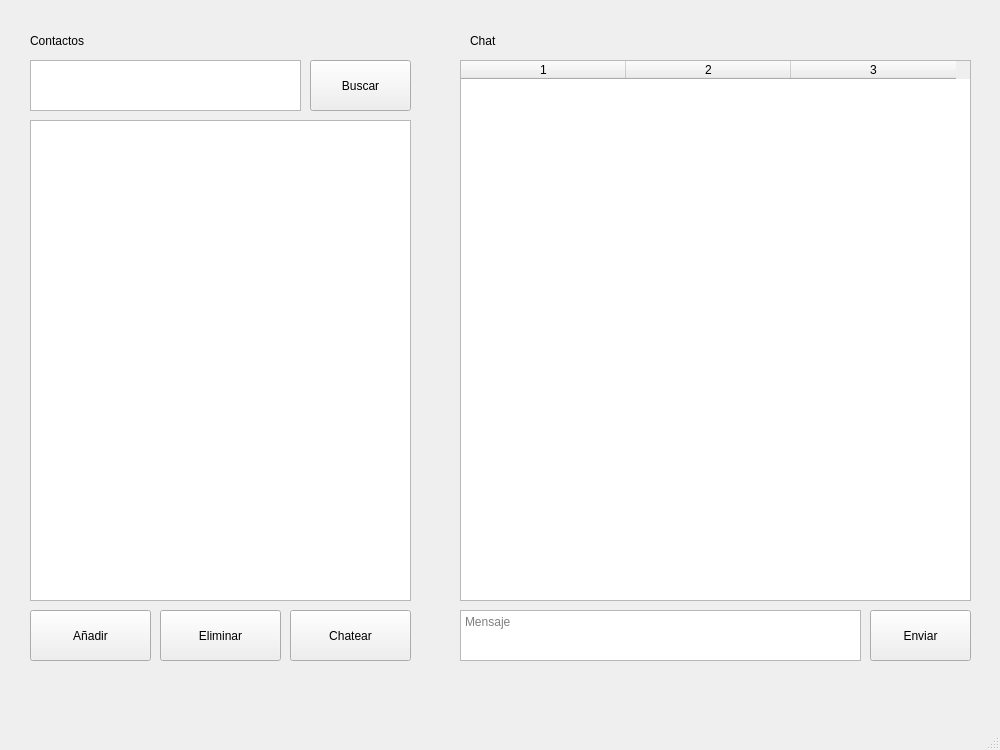
<?xml version="1.0" encoding="UTF-8"?>
<ui version="4.0">
 <class>MainWindow</class>
 <widget class="QMainWindow" name="MainWindow">
  <property name="geometry">
   <rect>
    <x>0</x>
    <y>0</y>
    <width>1000</width>
    <height>750</height>
   </rect>
  </property>
  <property name="windowTitle">
   <string>Deusto Messenger</string>
  </property>
  <widget class="QWidget" name="centralwidget">
   <widget class="QStackedWidget" name="stackedWidget">
    <property name="geometry">
     <rect>
      <x>0</x>
      <y>0</y>
      <width>1000</width>
      <height>721</height>
     </rect>
    </property>
    <property name="currentIndex">
     <number>1</number>
    </property>
    <widget class="QWidget" name="page_2">
     <widget class="QLabel" name="labelNombreUsuario">
      <property name="geometry">
       <rect>
        <x>370</x>
        <y>210</y>
        <width>201</width>
        <height>41</height>
       </rect>
      </property>
      <property name="text">
       <string>Nombre de Usuario</string>
      </property>
     </widget>
     <widget class="QLabel" name="labelContrasea">
      <property name="geometry">
       <rect>
        <x>370</x>
        <y>300</y>
        <width>161</width>
        <height>31</height>
       </rect>
      </property>
      <property name="text">
       <string>Contraseña</string>
      </property>
     </widget>
     <widget class="QLineEdit" name="lineEditContrasea">
      <property name="geometry">
       <rect>
        <x>370</x>
        <y>340</y>
        <width>251</width>
        <height>28</height>
       </rect>
      </property>
     </widget>
     <widget class="QLineEdit" name="lineEditUsuario">
      <property name="geometry">
       <rect>
        <x>370</x>
        <y>260</y>
        <width>251</width>
        <height>28</height>
       </rect>
      </property>
     </widget>
     <widget class="QLabel" name="labelInicioSesion">
      <property name="geometry">
       <rect>
        <x>430</x>
        <y>140</y>
        <width>141</width>
        <height>41</height>
       </rect>
      </property>
      <property name="text">
       <string>Inicio de sesion</string>
      </property>
     </widget>
     <widget class="QPushButton" name="iniciarSesionBtn">
      <property name="geometry">
       <rect>
        <x>372</x>
        <y>400</y>
        <width>251</width>
        <height>29</height>
       </rect>
      </property>
      <property name="text">
       <string>Iniciar sesion</string>
      </property>
     </widget>
    </widget>
    <widget class="QWidget" name="page">
     <widget class="QTextEdit" name="textEdit_2">
      <property name="geometry">
       <rect>
        <x>30</x>
        <y>60</y>
        <width>271</width>
        <height>51</height>
       </rect>
      </property>
     </widget>
     <widget class="QPushButton" name="botonBuscar">
      <property name="geometry">
       <rect>
        <x>310</x>
        <y>60</y>
        <width>101</width>
        <height>51</height>
       </rect>
      </property>
      <property name="text">
       <string>Buscar</string>
      </property>
     </widget>
     <widget class="QLabel" name="label">
      <property name="geometry">
       <rect>
        <x>30</x>
        <y>20</y>
        <width>271</width>
        <height>41</height>
       </rect>
      </property>
      <property name="text">
       <string>Contactos</string>
      </property>
     </widget>
     <widget class="QLabel" name="label_2">
      <property name="geometry">
       <rect>
        <x>470</x>
        <y>20</y>
        <width>271</width>
        <height>41</height>
       </rect>
      </property>
      <property name="text">
       <string>Chat</string>
      </property>
     </widget>
     <widget class="QTableWidget" name="tableWidget">
      <property name="geometry">
       <rect>
        <x>460</x>
        <y>60</y>
        <width>511</width>
        <height>541</height>
       </rect>
      </property>
      <property name="sizeAdjustPolicy">
       <enum>QAbstractScrollArea::SizeAdjustPolicy::AdjustIgnored</enum>
      </property>
      <property name="columnCount">
       <number>3</number>
      </property>
      <attribute name="horizontalHeaderCascadingSectionResizes">
       <bool>false</bool>
      </attribute>
      <attribute name="horizontalHeaderDefaultSectionSize">
       <number>165</number>
      </attribute>
      <column/>
      <column/>
      <column/>
     </widget>
     <widget class="QTextEdit" name="textEnviar">
      <property name="geometry">
       <rect>
        <x>460</x>
        <y>610</y>
        <width>401</width>
        <height>51</height>
       </rect>
      </property>
      <property name="placeholderText">
       <string>Mensaje</string>
      </property>
     </widget>
     <widget class="QPushButton" name="botonEnviar">
      <property name="geometry">
       <rect>
        <x>870</x>
        <y>610</y>
        <width>101</width>
        <height>51</height>
       </rect>
      </property>
      <property name="text">
       <string>Enviar</string>
      </property>
     </widget>
     <widget class="QListWidget" name="listWidgetContactos">
      <property name="geometry">
       <rect>
        <x>30</x>
        <y>120</y>
        <width>381</width>
        <height>481</height>
       </rect>
      </property>
      <property name="font">
       <font>
        <pointsize>18</pointsize>
       </font>
      </property>
     </widget>
     <widget class="QPushButton" name="pushButton_2">
      <property name="geometry">
       <rect>
        <x>290</x>
        <y>610</y>
        <width>121</width>
        <height>51</height>
       </rect>
      </property>
      <property name="text">
       <string>Chatear</string>
      </property>
     </widget>
     <widget class="QPushButton" name="pushButtonAadir">
      <property name="geometry">
       <rect>
        <x>30</x>
        <y>610</y>
        <width>121</width>
        <height>51</height>
       </rect>
      </property>
      <property name="text">
       <string>Añadir</string>
      </property>
     </widget>
     <widget class="QPushButton" name="pushButtonEliminarContacto">
      <property name="geometry">
       <rect>
        <x>160</x>
        <y>610</y>
        <width>121</width>
        <height>51</height>
       </rect>
      </property>
      <property name="text">
       <string>Eliminar</string>
      </property>
     </widget>
    </widget>
    <widget class="QWidget" name="page_3">
     <widget class="QLabel" name="labelNombreADD">
      <property name="geometry">
       <rect>
        <x>60</x>
        <y>50</y>
        <width>181</width>
        <height>31</height>
       </rect>
      </property>
      <property name="text">
       <string>Nombre</string>
      </property>
     </widget>
     <widget class="QLineEdit" name="lineEditNombreADD">
      <property name="geometry">
       <rect>
        <x>60</x>
        <y>90</y>
        <width>281</width>
        <height>28</height>
       </rect>
      </property>
     </widget>
     <widget class="QLabel" name="labelEmailADD">
      <property name="geometry">
       <rect>
        <x>60</x>
        <y>130</y>
        <width>181</width>
        <height>31</height>
       </rect>
      </property>
      <property name="text">
       <string>Email</string>
      </property>
     </widget>
     <widget class="QLineEdit" name="lineEditEmailADD">
      <property name="geometry">
       <rect>
        <x>60</x>
        <y>170</y>
        <width>281</width>
        <height>28</height>
       </rect>
      </property>
     </widget>
     <widget class="QLabel" name="labelTelefonoADD">
      <property name="geometry">
       <rect>
        <x>60</x>
        <y>210</y>
        <width>181</width>
        <height>31</height>
       </rect>
      </property>
      <property name="text">
       <string>Telefono</string>
      </property>
     </widget>
     <widget class="QLineEdit" name="lineEditTelefonoADD">
      <property name="geometry">
       <rect>
        <x>60</x>
        <y>250</y>
        <width>281</width>
        <height>28</height>
       </rect>
      </property>
     </widget>
     <widget class="QPushButton" name="pushButtonAadirADD">
      <property name="geometry">
       <rect>
        <x>70</x>
        <y>320</y>
        <width>231</width>
        <height>29</height>
       </rect>
      </property>
      <property name="text">
       <string>Añadir</string>
      </property>
     </widget>
    </widget>
   </widget>
  </widget>
  <widget class="QMenuBar" name="menubar">
   <property name="geometry">
    <rect>
     <x>0</x>
     <y>0</y>
     <width>1000</width>
     <height>25</height>
    </rect>
   </property>
  </widget>
  <widget class="QStatusBar" name="statusbar"/>
 </widget>
 <resources/>
 <connections/>
</ui>
